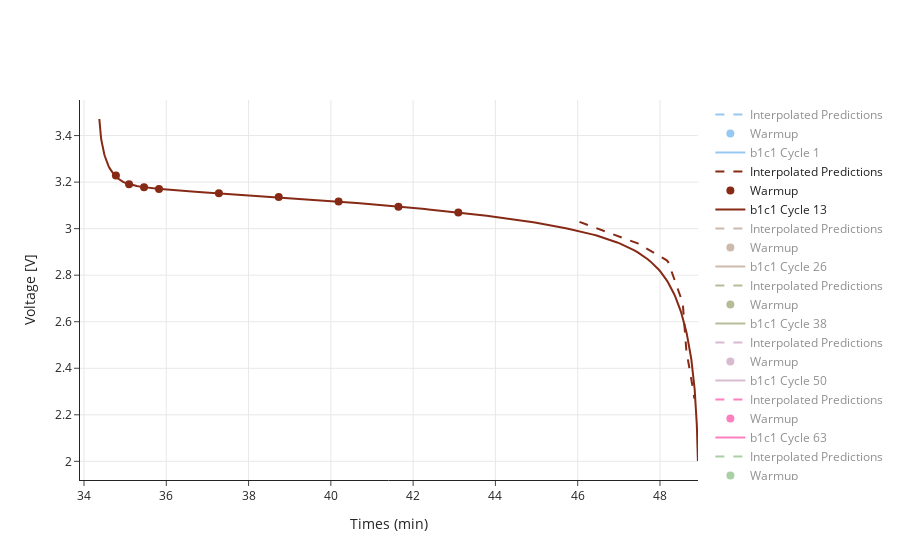

Notebook source saved alongside this figure:
### Code cell
#Voltage train

skip = 50
train_cell_id_idx = 0
last_cycle = 1
current_cycle = 1
opacity_list = [1, 0.6, 0.3]
fig = go.Figure()

for i in range(0, len(datasets["X_train"]), skip):
    df_true = pd.DataFrame(datasets["y_train"][i][:, 2])
    
    last_cycle = current_cycle
    current_cycle = int(datasets["X_train"][i][0][-1]*MAX_CYCLE)
    
    if current_cycle>740:
        continue
    if last_cycle> current_cycle:
        train_cell_id_idx += 1
        
    cell_id = train_cell_ids[train_cell_id_idx]
    original_df = datasets["original_train"]
    original_df= original_df[original_df.Cycle==current_cycle]
    original_df= original_df[original_df.Cell==cell_id]
    original_df = original_df[original_df.I < MAX_DISCHARGE_CURRENT]
    original_df = original_df[original_df.I > MIN_DISCHARGE_CURRENT]

    original_df['Qd'] = (original_df['Qd']-original_df['Qd'].min())/(original_df['Qd'].max()-original_df['Qd'].min())

    if len(original_df)< 2:
        continue
        
    q_new = original_df.Qd.values
    t_new = original_df['t'].values
    time_interpolator = interp1d(x = q_new,  y = t_new, fill_value="extrapolate")
    
    for j in range(1):
        input = datasets["X_train"][i:i+1]
        df_pred = pd.DataFrame(model.predict(input, verbose=0)[:, :, 2])
    
        ref_capacities_wrt_nf = REFERENCE_DISCHARGE_CAPACITIES[12:21]
        prediction_interpolator = interp1d(x = ref_capacities_wrt_nf, 
                                           y = df_pred.values[0]*(VOLTAGE_MAX - VOLTAGE_MIN) + VOLTAGE_MIN)

        
        q_j = q_new[q_new>= min(REFERENCE_DISCHARGE_CAPACITIES[12:21])]
        q_j = q_j[q_j<= max(REFERENCE_DISCHARGE_CAPACITIES[12:21])]
        t_interp = time_interpolator(REFERENCE_DISCHARGE_CAPACITIES[12:21])
        
        if j==0:
            q_j0 = q_j
            
        V_pred = prediction_interpolator(q_j)
        fig.add_trace(
            go.Scatter(
                x=time_interpolator(q_j),
                y=V_pred,
                showlegend=True,
                mode="lines",
                line_dash="dash",
                name = "Interpolated Predictions",
                marker_color=pallete[i],
                opacity=opacity_list[j]
            )
        )

        # To remove 0.0 from Q_eval as it leads to nan on doing interpolation to time
        epsilon = 1e-3
        input[:, :, 1][0][0] += epsilon
            
        fig.add_trace(
            go.Scatter(
                x=time_interpolator(input[:,:,1])[0],
                y=input[:, :, 2][0]*(VOLTAGE_MAX - VOLTAGE_MIN) + VOLTAGE_MIN,
                showlegend=True,
                mode="markers",
                name = "Warmup",
                marker_size=8,
                marker_color=pallete[i],
                opacity=opacity_list[j]
            )
        )
        
    odf = original_df
    fig.add_trace(
        go.Scatter(
            x=odf['t'],
            y=odf['V'],
            showlegend=True,
            mode="lines",
            name = f"{cell_id} Cycle {current_cycle}",
            line_color=pallete[i]
        )
    )


fig.update_yaxes(title="Voltage [V]", showgrid=True)
fig.update_xaxes(title="Times (min)", showgrid=True)
fig.update_layout(template="simple_white")
fig.update_layout(height=500)
